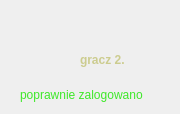
         <widget class="QWidget" name="player2of3_logged_stacked">
          <widget class="QLabel" name="player2of3_name_label">
           <property name="geometry">
            <rect>
             <x>80</x>
             <y>50</y>
             <width>91</width>
             <height>20</height>
            </rect>
           </property>
           <property name="font">
            <font>
             <italic>false</italic>
             <bold>true</bold>
            </font>
           </property>
           <property name="styleSheet">
            <string notr="true">QLabel{
	
	color: rgb(204, 204, 143);
}</string>
           </property>
           <property name="text">
            <string>gracz 2.</string>
           </property>
          </widget>
          <widget class="QLabel" name="player_icon_label_8">
           <property name="geometry">
            <rect>
             <x>20</x>
             <y>45</y>
             <width>41</width>
             <height>31</height>
            </rect>
           </property>
           <property name="styleSheet">
            <string notr="true">QLabel {
	
	image: url(:/newPrefix/images/gamer.png);
}</string>
           </property>
           <property name="text">
            <string/>
           </property>
          </widget>
          <widget class="QLabel" name="correct_cred_label_2">
           <property name="geometry">
            <rect>
             <x>20</x>
             <y>85</y>
             <width>151</width>
             <height>20</height>
            </rect>
           </property>
           <property name="styleSheet">
            <string notr="true">QLabel {
	
	color: rgb(62, 232, 41);
}</string>
           </property>
           <property name="text">
            <string>poprawnie zalogowano</string>
           </property>
          </widget>
         </widget>
